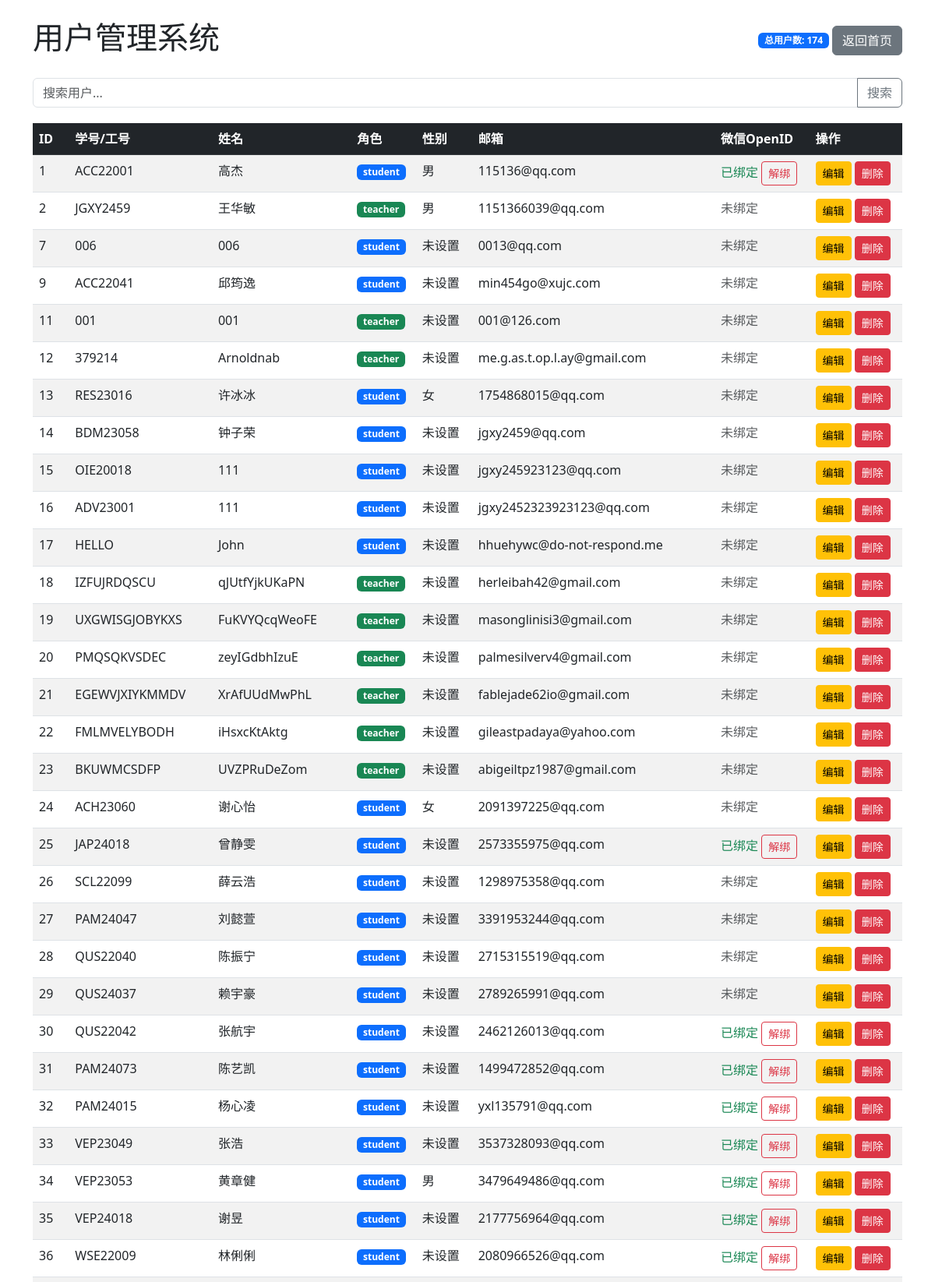
The app's page /admin (signed in, upper part) with its own data.
### wang/models/user.py (models this page shows, shortened)
class User(db.Model):
    __tablename__ = 'user'
    id = db.Column(db.Integer, primary_key=True, autoincrement=True)
    identifier = db.Column(db.String(50), unique=True, nullable=False)  # 用户标识符
    role = db.Column(db.String(10), nullable=False)  # 用户角色
    name = db.Column(db.String(100), nullable=False)  # 用户名
    gender = db.Column(db.String(10), nullable=True)  # 性别
    email = db.Column(db.String(120), unique=True, nullable=False)  # 邮箱
    password = db.Column(db.String(256), nullable=False)  # 密码
    openid = db.Column(db.String(100),  nullable=True) # 微信openid
    attendances = db.relationship('Attendance', backref='student', lazy=True)  # 学生的考勤记录
    submissions = db.relationship('Submission', backref='student', lazy=True)  # 学生的作业提交
    quiz_responses = db.relationship('QuizResponse', backref='student', lazy=True)  # 学生的抢答记录
    reports = db.relationship('Report', backref='student', lazy=True)  # 学生的学习数据分析报告
    assigned_homeworks = db.relationship('Assignment', backref='teacher', lazy=True)  # 教师发布的作业
    quizzes = db.relationship('Quiz', backref='teacher', lazy=True)  # 教师发布的抢答

### app.py (the view, shortened to what this page needs)
    @app.route('/admin', methods=['GET', 'POST'])
    def admin():
        import wang.tools.userTool as userTool
        if request.method == 'GET':
            print(f"用户{session.get('user_identifier')}正在查看管理员页面！")
            if session.get('user_identifier') != 'JGXY2459'.upper():  # 开发环境改成你自己的账户即可通过admin直接访问
                return '您没有权限访问此页面！'
            users = User.query.all()
            return render_template('wang/admin.html', users=users, total_users=len(users))

### templates/wang/admin.html (shortened to what this page needs)
<!DOCTYPE html>
<html lang="en">
<head>
    <link rel="stylesheet" href="https://cdn.jsdelivr.net/npm/bootstrap@5.3.0/dist/css/bootstrap.min.css">
</head>
<body>
    <div class="container mt-4">
        <div class="header-container">
            <h1>用户管理系统</h1>
            <div>
                <span class="badge bg-primary">总用户数: {{ total_users }}</span>
                <a href="{{ url_for('index') }}" class="btn btn-secondary">返回首页</a>
            </div>
        </div>
        <div class="search-container">
            <div class="input-group">
                <input type="text" id="searchInput" class="form-control" placeholder="搜索用户..." aria-label="Search">
                <button class="btn btn-outline-secondary" type="button" id="searchButton">搜索</button>
            </div>
        </div>
        <div class="table-responsive">
            <table class="table table-striped table-hover">
                <thead class="table-dark">
                    <tr>
                        <th>ID</th>
                        <th>学号/工号</th>
                        <th>姓名</th>
                        <th>角色</th>
                        <th>性别</th>
                        <th>邮箱</th>
                        <th>微信OpenID</th>
                        <th>操作</th>
                    </tr>
                </thead>
                <tbody id="userTableBody">
                    {% for user in users %}
                    <tr>
                        <td>{{ user.id }}</td>
                        <td>{{ user.identifier }}</td>
                        <td>{{ user.name }}</td>
                        <td>
                            <span class="badge {% if user.role == 'teacher' %}bg-success{% elif user.role == 'student' %}bg-primary{% else %}bg-secondary{% endif %}">
                                {{ user.role }}
                            </span>
                        </td>
                        <td>{{ user.gender or '未设置' }}</td>
                        <td>{{ user.email or '未设置' }}</td>
                        <td>
                            {% if user.openid %}
                                <span class="text-success">已绑定</span>
                                <button class="btn btn-sm btn-outline-danger clear-openid-btn"
                                        data-user-id="{{ user.id }}"
                                        data-bs-toggle="tooltip"
                                        title="清除微信绑定">
                                    解绑
                                </button>
                            {% else %}
                                <span class="text-muted">未绑定</span>
                            {% endif %}
                        </td>
                        <td class="action-buttons">
                            <button class="btn btn-sm btn-warning edit-user-btn"
                                    data-user-id="{{ user.id }}"
                                    data-bs-toggle="modal"
                                    data-bs-target="#editUserModal">
                                编辑
                            </button>
                            <button class="btn btn-sm btn-danger delete-user-btn"
                                    data-user-id="{{ user.id }}"
                                    data-user-name="{{ user.name }}"
                                    data-bs-toggle="modal"
                                    data-bs-target="#deleteUserModal">
                                删除
                            </button>
                        </td>
                    </tr>
                    {% endfor %}
                </tbody>
            </table>
        </div>
    </div>
</body>
</html>

### templates/wang/admin.html (style rules this page uses)
.table-responsive { overflow-x: auto; }
.action-buttons { white-space: nowrap; }
.header-container { display: flex; justify-content: space-between; align-items: center; margin-bottom: 20px; }
.search-container { margin-bottom: 20px; }

### records on screen
User: id "1", identifier "ACC22001", name "高杰", role "student", gender "男", email "115136@qq.com"
User: id "2", identifier "JGXY2459", name "王华敏", role "teacher", gender "男", email "1151366039@qq.com", shows "未绑定"
User: id "7", identifier "006", name "006", role "student", gender "未设置", email "0013@qq.com", shows "未绑定"
User: id "9", identifier "ACC22041", name "邱筠逸", role "student", gender "未设置", email "min454go@xujc.com", shows "未绑定"
User: id "11", identifier "001", name "001", role "teacher", gender "未设置", email "001@126.com", shows "未绑定"
User: id "12", identifier "379214", name "Arnoldnab", role "teacher", gender "未设置", email "me.g.as.t.op.l.ay@gmail.com", shows "未绑定"
User: id "13", identifier "RES23016", name "许冰冰", role "student", gender "女", email "1754868015@qq.com", shows "未绑定"
User: id "14", identifier "BDM23058", name "钟子荣", role "student", gender "未设置", email "jgxy2459@qq.com", shows "未绑定"
User: id "15", identifier "OIE20018", name "111", role "student", gender "未设置", email "jgxy245923123@qq.com", shows "未绑定"
User: id "16", identifier "ADV23001", name "111", role "student", gender "未设置", email "jgxy2452323923123@qq.com", shows "未绑定"
User: id "17", identifier "HELLO", name "John", role "student", gender "未设置", email "hhuehywc@do-not-respond.me", shows "未绑定"
User: id "18", identifier "IZFUJRDQSCU", name "qJUtfYjkUKaPN", role "teacher", gender "未设置", email "herleibah42@gmail.com", shows "未绑定"
User: id "19", identifier "UXGWISGJOBYKXS", name "FuKVYQcqWeoFE", role "teacher", gender "未设置", email "masonglinisi3@gmail.com", shows "未绑定"
User: id "20", identifier "PMQSQKVSDEC", name "zeyIGdbhIzuE", role "teacher", gender "未设置", email "palmesilverv4@gmail.com", shows "未绑定"
User: id "21", identifier "EGEWVJXIYKMMDV", name "XrAfUUdMwPhL", role "teacher", gender "未设置", email "fablejade62io@gmail.com", shows "未绑定"
User: id "22", identifier "FMLMVELYBODH", name "iHsxcKtAktg", role "teacher", gender "未设置", email "gileastpadaya@yahoo.com", shows "未绑定"
User: id "23", identifier "BKUWMCSDFP", name "UVZPRuDeZom", role "teacher", gender "未设置", email "abigeiltpz1987@gmail.com", shows "未绑定"
User: id "24", identifier "ACH23060", name "谢心怡", role "student", gender "女", email "2091397225@qq.com", shows "未绑定"
User: id "25", identifier "JAP24018", name "曾静雯", role "student", gender "未设置", email "2573355975@qq.com"
User: id "26", identifier "SCL22099", name "薛云浩", role "student", gender "未设置", email "1298975358@qq.com", shows "未绑定"
User: id "27", identifier "PAM24047", name "刘懿萱", role "student", gender "未设置", email "3391953244@qq.com", shows "未绑定"
User: id "28", identifier "QUS22040", name "陈振宁", role "student", gender "未设置", email "2715315519@qq.com", shows "未绑定"
User: id "29", identifier "QUS24037", name "赖宇豪", role "student", gender "未设置", email "2789265991@qq.com", shows "未绑定"
User: id "30", identifier "QUS22042", name "张航宇", role "student", gender "未设置", email "2462126013@qq.com"
User: id "31", identifier "PAM24073", name "陈艺凯", role "student", gender "未设置", email "1499472852@qq.com"
User: id "32", identifier "PAM24015", name "杨心凌", role "student", gender "未设置", email "yxl135791@qq.com"
User: id "33", identifier "VEP23049", name "张浩", role "student", gender "未设置", email "3537328093@qq.com"
User: id "34", identifier "VEP23053", name "黄章健", role "student", gender "男", email "3479649486@qq.com"
User: id "35", identifier "VEP24018", name "谢昱", role "student", gender "未设置", email "2177756964@qq.com"
User: id "36", identifier "WSE22009", name "林俐俐", role "student", gender "未设置", email "2080966526@qq.com"

### other values on screen
{{ total_users }} "174"
